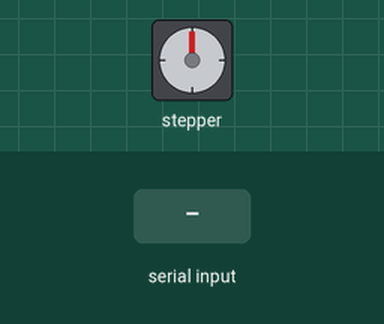
Recording of a sketch running on a simulated Arduino Mega 2560, built with avr-gcc and run on an emulated ATmega2560. Parts: stepper motor. The inputs (shaded band) are chosen by the test bench. Stepper angles assume 4000 steps per turn; what the sketch prints to the serial monitor is not drawn.

Above: at 1.2 s.
1.3 s: "VOLUME:123.45\n" received over the second serial link
2.8 s: "START\n" received over the second serial link
At 3.25 s:
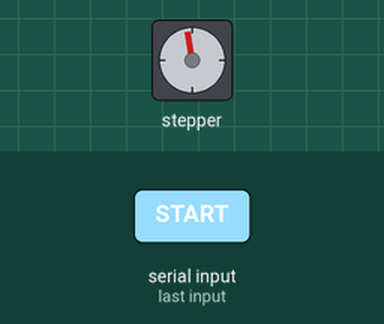
At 3.85 s:
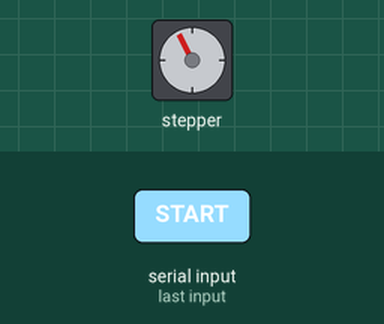
5.8 s: "VOLUME:90\n" received over the second serial link
8.8 s: "STOP\n" received over the second serial link
At 9.5 s:
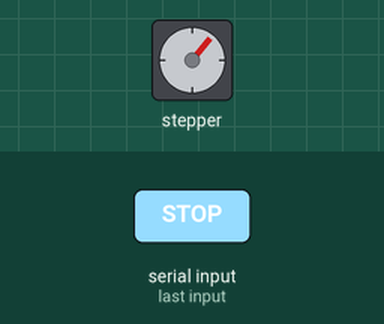
10.3 s: "START,45\n" received over the second serial link
At 11.06 s:
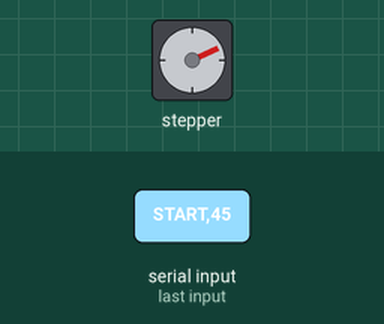
13.3 s: "90,45\n" received over the second serial link
Timing chart, 0 to 17.3 s (numbered marks = the images above; inputs shaded):
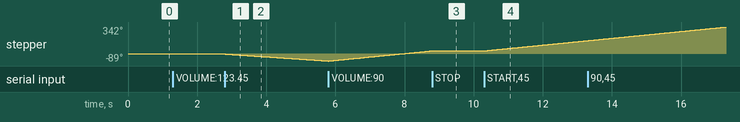

The sketch:

Arduino_Part_ControlHardware.ino
```cpp
#include <AccelStepper.h>

const int airSensorPin=A0;
const int heliumSensorPin=A1;

const int stepsPerRevolution = 4000; // Anzahl der Schritte pro Umdrehung
long stepCount = 0; // Zählt Schritte des Motors
float rotations = 0.0; // Geleistete Umdrehung des Motors seit Programmbeginn
float volumeLoss = 0.0; // ml
const float initialVolume = 12.7; //ml
float currentVolume;

#define EMPTY_BUTTON_PIN 12 // Taster-Pin
#define FULL_BUTTON_PIN 13 // Taster-Pin
// Definieren Sie die Pins für den Schrittmotor
//const int motorPins[4] = {8, 9, 10, 11};

#define DIR 4
#define STEP 3

#define MS1 5
#define MS2 6
#define MS3 7


AccelStepper myStepper(1, STEP, DIR);

bool motorRunning = false;

// Variablen zur Berechnung
float pi = PI;
long pi_long = long(pi);
long AreaCalc; // in mm^2
long pitch = 1; // in mm
float injektionDiameter = 14.960; // in mm
long injektionArea; // in µm^2
long injektionVolumeFlow ; // in µm^3/min
float injektionVolumeFlow_ml = 0.0; // in ml/h
float injektionSpeed; // in µm/min
long spindleRotationalSpeed; // in U/h
int motorSpeed = 1; // in U/min
int motorSpeed_step;
float volumePerRevolution;
float airFlowRate;
float airSensorVoltage;
float heliumFlowRate;
float heliumSensorVoltage;
int empty_button_status = 1;
int full_button_status = 1;
bool buttonStatusChanged = false;
int button_status = 1;

void setup() {
  Serial.begin(115200);      // Debug auf PC
  Serial1.begin(9600);       // Kommunikation mit ESP
  pinMode(EMPTY_BUTTON_PIN, INPUT);
  pinMode(FULL_BUTTON_PIN, INPUT);
  pinMode(A1, INPUT);
  pinMode(A0, INPUT);
  myStepper.setMaxSpeed(1000);

  digitalWrite(MS1, LOW);
  digitalWrite(MS2, HIGH);
  digitalWrite(MS3, LOW);
  myStepper.setCurrentPosition(0);
  //  // Berechnungen durchführen
  AreaCalc = long(pi * injektionDiameter * injektionDiameter); // in mm^2
  injektionArea = AreaCalc / 4; // in mm^2
  injektionVolumeFlow = injektionVolumeFlow_ml * 1000; // mm^3/min
  injektionSpeed = float(injektionVolumeFlow  /float(injektionArea )); // in mm/h
  spindleRotationalSpeed = injektionSpeed / pitch ; // in U/h
  motorSpeed = int(spindleRotationalSpeed / 60); // in U/min
  motorSpeed_step = motorSpeed *stepsPerRevolution / 60; // in steps/sec
  volumePerRevolution = injektionArea * pitch * 0.001;  //in ml/U

  Serial.println("Injektion Diameter:");
  Serial.println(injektionDiameter);
  // Serial.println("AreaCalc:");
  // Serial.println(AreaCalc);
  // Serial.println("Injektion Area:");
  // Serial.println(injektionArea);

  // Serial.println("Injektion Volume Flow:");
  // Serial.println(injektionVolumeFlow);
  // Serial.println("Injektion Speed:");
  // Serial.println(injektionSpeed);
  // Serial.println("Spindle Speed");
  // Serial.println(spindleRotationalSpeed);

  // Serial.println("Current Motor Speed");
  // Serial.println(motorSpeed);

  // Serial.println("Volume per Revolution");
  // Serial.println(volumePerRevolution);
  myStepper.setSpeed(motorSpeed); // Maximalgeschwindigkeit in Schritten pro Sekunde
}

void loop() {
  Serial.println("Test");
  //readSensors();
  //handleEmptyButton();
  //handleFullButton();
  //handleButton();
  handleSerialCommands();
  handleMotor();

}


void handleSerialCommands() {
  if (Serial1.available()) {
    Serial.println("Test3");
    String command = Serial1.readStringUntil('\n');
    command.trim(); // Leerzeichen entfernen
    Serial.println(command);
    if (command == "STOP") {
      motorRunning = false;
      Serial.println("Motor gestoppt");
    }
    else if (command.startsWith("START")) {
      motorRunning = true;
      Serial.println("Motor gestartet");
    }
    else if (command.startsWith("VOLUME:")) {
      // z. B. "VOLUME:123.45"
      String valStr = command.substring(7);
      float volume_ml = valStr.toFloat();
      // Hier die Berechnung in Schritte umrechnen:
      motorSpeed_step = calculateMotorSpeed(volume_ml);
      myStepper.setSpeed(motorSpeed_step);
      Serial.print("Neuer VolumeFlow empfangen: ");
      Serial.println(volume_ml);
    }
  }
}


void handleMotor(){
    // Motorsteuerung basierend auf motorRunning
  if (motorRunning) {
    myStepper.runSpeed(); // Move the motor one step
    stepCount += 1;
    // myStepper.run();
    // stepCount = myStepper.currentPosition();
    rotations = (float)stepCount / stepsPerRevolution;
    volumeLoss = rotations * volumePerRevolution;
    currentVolume = initialVolume - volumeLoss;
    //Serial.println("Motor is running");
    //Serial.println(myStepper.speed());
  }
}

float calculateMotorSpeed(float volumeFlow_ml){
 // Convert and set values
  //volumeFlow_ml = volumeFlowString.toFloat();
  injektionVolumeFlow = volumeFlow_ml * 1000;
  injektionSpeed = float(injektionVolumeFlow  / float(injektionArea));
  spindleRotationalSpeed = injektionSpeed / pitch;
  motorSpeed = int(spindleRotationalSpeed / 60); // U/min
  motorSpeed_step = motorSpeed * stepsPerRevolution / 60;
  return motorSpeed_step;

}
```

Measured:
- after the input at 2.8 s, stepper: keeps turning counter-clockwise at about 30°/s, starting at once
- after the input at 8.8 s, stepper: stops changing and stays 40°
- after the input at 10.3 s, stepper: keeps turning clockwise at about 43°/s, starting at once
